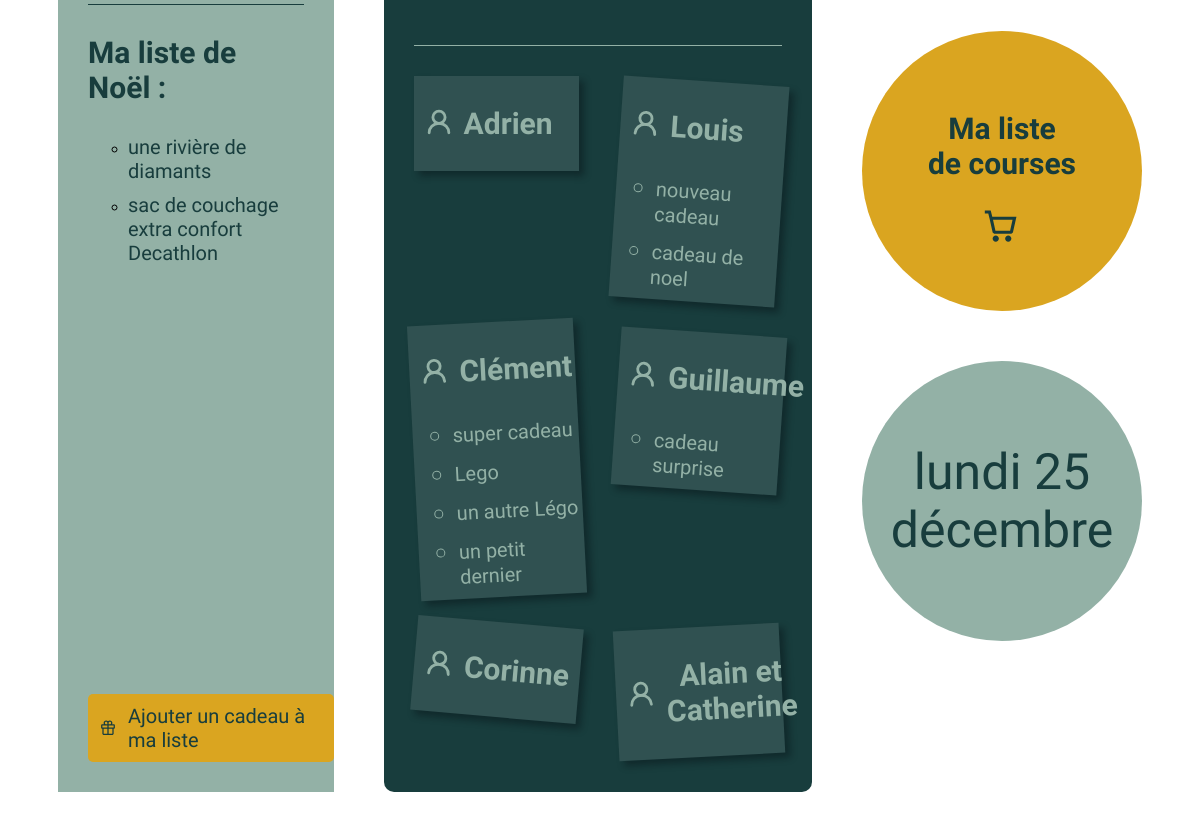
Before: /home/1 (lower part) with the older database file.
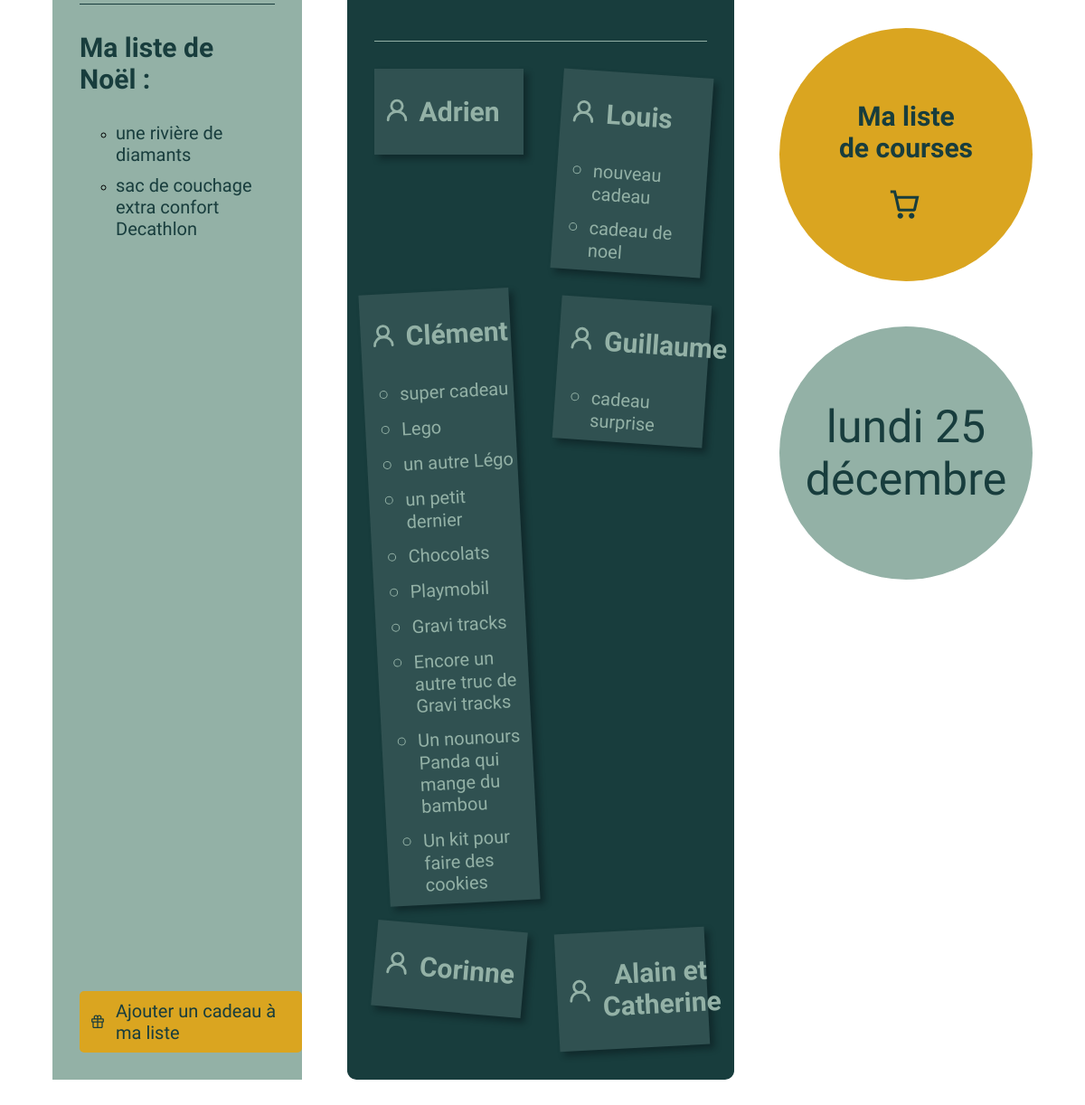
After: the same page with the newer database file.
### presents/models.py (models this page shows, shortened)
class Gift(models.Model):
    class Price(models.TextChoices):
        PRICE1 = "Moins de 40 €"
        PRICE2 = "Entre 40 et 100 €"
        PRICE3 = "Plus de 100€"
    id = models.AutoField(primary_key=True)
    member = models.ForeignKey(Member, on_delete=models.CASCADE)
    family = models.ForeignKey(Family, on_delete=models.CASCADE)
    name = models.CharField(max_length=100)
    link = models.URLField(null=True, blank=True)
    price = models.CharField(choices=Price.choices, max_length=20)

### authentication/models.py (models this page shows)
class Member(models.Model):
    id = models.AutoField(primary_key=True)
    name = models.CharField(max_length=100)
    family = models.ForeignKey(Family, on_delete=models.CASCADE)
    def __str__(self):
        return self.name

### presents/views.py (the view)
# urls.py: 2. Add a URL to urlpatterns:  path('', views.home, name='home')
def home(request, member_id):
    family_name = Member.objects.get(id=member_id).family
    family_id = Member.objects.get(id=member_id).family_id
    my_presents = Gift.objects.filter(member=member_id)
    family_presents = Gift.objects.filter(family=family_name).select_related('member')
    family_members = Member.objects.filter(family_id=family_name).exclude(id=member_id)
    print("family_id",family_id)
    member = get_object_or_404(Member, id=member_id)
    family = get_object_or_404(Family, id=family_id)
    if request.method == 'POST':
        add_present_form = forms.AddGiftForm(request.POST)
        if add_present_form.is_valid():
            gift = add_present_form.save(commit=False)
            gift.member = member
            gift.family = family
            gift.save()
            return redirect("home", member_id)
        else:
            message = "Erreur dans le formulaire. Veuillez vérifier les données saisies."
    else:
        add_present_form = forms.AddGiftForm()
        message = ""
    christmass_date = datetime(2023, 12, 25)
    now = datetime.now()
    timelaps = christmass_date - now
    return render(request,
                  'home.html',
                  {
                    'my_presents': my_presents,
                    'family_presents': family_presents,
                    'family_members': family_members,
                    'family_name': family_name,
                    'add_present_form': add_present_form,
                    'message':message,
                    'timelaps': timelaps
                  }
                )

### authentication/models.py (called while the page is built)
    def __str__(self):
        return self.name

### presents/templates/home.html (shortened to what this page needs)
{% extends 'base.html' %}
{% block content %}
<div class="home_page">
    <div class="my_presents">
        <div class="my_presents_content">
            <div class="line"></div>
            <h3>Ma liste de Noël : </h3>
            <ul>
                {% for my_present in my_presents %}
                <li><a href="{% url 'present-detail' my_present.id %}">{{my_present.name}}</a></li>
                {% endfor %}
            </ul>
            <a class="yellow_button">
                <div onclick="openPopup()">
                    <img src="../../authentication/static/gift.svg"/>
                    <p>Ajouter un cadeau à ma liste</p>
                </div>
            </a>
        </div>
    </div>
    <div class="family_presents">
        <div class="family_presents_content">
            <div class="family_presents_content_center">
                {% for family_member in family_members %}
                <div class="family_member">
                    <div class="header_family">
                        <img src="../../authentication/static/family.svg"/>
                        <h3>{{family_member}}</h3>
                    </div>
                    {% for present in family_presents %}
                    <ul>
                        {% if present.member == family_member %}
                        <li><a href="{% url 'present-detail' present.id %}">{{present.name}}</a></li>
                        {% endif %}
                    </ul>
                    {% endfor %}
                </div>
                {% endfor %}
            </div>
        </div>
    </div>
    <div class="right_home">
        <div class="shopping_list">
            <h3>Ma liste </br>de courses</h3>
            <img src="../../authentication/static/cart.svg"/>
        </div>
        <div class="countdown">
            <p>lundi 25 </br>décembre</p>
        </div>
    </div>
</div>
{% endblock content %}

### authentication/templates/base.html (shortened to what this page needs)
{% load static %}
<html>
    <head>
        <link rel="stylesheet" href="{% static 'styles.css' %}" />
    </head>
    <body>
        {% block content %}{% endblock content %}
    </body>
</html>

### authentication/static/styles.css (style rules this page uses)
body { background-image: url('./christmas_tree.jpg'); background-attachment: fixed; background-size: cover; background-repeat: no-repeat; }
p { font-family: 'Abel', sans-serif; color: #040D12; font-size: 30px; }
body { padding-bottom: 80px; }
.home_page { display: flex; flex-direction: row; justify-content: stretch; gap: 50px; margin: -50px 50px; }
.my_presents { background-color: #93B1A6; border-radius: 200px 200px 0 0; width: 400px; min-height: max-content; position: relative; padding-bottom: 110px; }
.my_presents_content { margin: 100px 30px 10px 30px; }
.my_presents_content img { width: 50px; height: 50px; }
.my_presents_content .line { border-bottom: solid 1px #183D3D; width: 100%; height: 1px; }
.my_presents_content h3 { color: #183D3D; font-family: 'Abel', sans-serif; font-size: 30px; }
.my_presents_content ul { list-style-type: circle; margin: 0; }
.my_presents_content ul li { margin-bottom: 10px; text-align: left; }
.my_presents_content ul li a { font-family: 'Abel', sans-serif; color: #183D3D; font-size: 20px; text-decoration: none; cursor: pointer; }
.yellow_button { color: #183D3D; position: absolute; bottom: 30px; cursor: pointer; }
.yellow_button div { display: flex; flex-direction: row; gap: 10px; align-items: center; background-color: #daa520; border-radius: 5px; padding: 10px; }
.yellow_button img { width: 20px; height: 20px; }
.yellow_button p { font-family: 'Abel', sans-serif; color: #183D3D; font-size: 20px; margin: 0; }
.family_presents { background-color: #183D3D; border-radius: 10px; width:60%; margin-top: 80px; }
.family_presents_content_center { margin: 0 30px; padding-top: 30px ; display: flex; flex-direction: row; justify-content: space-between; flex-wrap: wrap; border-top: solid 1px #93B1A6; }
.family_presents_content .family_member { color: #93B1A6; font-family: 'Abel', sans-serif; font-size: 25px; text-align: center; width: 45%; height: max-content; margin-bottom: 30px; background-color: rgb(48, 81, 81); box-shadow: 5px 5px 7px rgba(4,13,18,.4); }
.family_presents_content .family_member:nth-child(even) { transform:rotate(4deg); position:relative; top:5px; }
.family_presents_content .family_member:nth-child(3n) { transform:rotate(-3deg); position:relative; top:-5px; }
.family_presents_content .family_member:nth-child(5n) { transform:rotate(5deg); position:relative; top:-10px; }
.family_presents_content .family_member .header_family { display: flex; flex-direction: row; align-items: center; gap: 10px; padding: 0 10px; }
.family_presents_content .family_member .header_family h3 { color: #93B1A6; font-family: 'Abel', sans-serif; font-size: 30px; }
.family_presents_content .family_member img { width: 30px; height: 30px; margin-bottom: 5px; }
.family_presents_content .family_member ul { list-style-type: circle; margin: 0; }
.family_presents_content .family_member ul li { margin-bottom: 10px; text-align: left; }
.family_presents_content .family_member ul li a { font-family: 'Abel', sans-serif; color: #93B1A6; font-size: 20px; text-decoration: none; cursor: pointer; }
.right_home { display: flex; flex-direction: column; gap: 50px; }
.right_home div { display: flex; align-items: center; justify-content: center; background-color: #93B1A6; border-radius: 50%; width: 280px; height: 280px; }
.right_home p { color: #183D3D; font-family: 'Clicker Script', cursive; font-size: 50px; text-align: center; }
.shopping_list { background-color: #daa520 !important; }
.shopping_list h3 { text-align: center; color: #183D3D; font-family: 'Abel', sans-serif; font-size: 30px; margin-top: 20px; margin-bottom: 20px; }
.shopping_list { cursor: pointer; display: flex; flex-direction: column; }
.shopping_list img { width: 50px; height: 50px; }

Changed rows visible on the page:
added Gift: name "Chocolats", shown under Member "Clément"
added Gift: name "Playmobil", shown under Member "Clément"
added Gift: name "Gravi tracks", shown under Member "Clément"
added Gift: name "Encore un autre truc de Gravi tracks", shown under Member "Clément"
added Gift: name "Un nounours Panda qui mange du bambou", shown under Member "Clément"
added Gift: name "Un kit pour faire des cookies", shown under Member "Clément"
